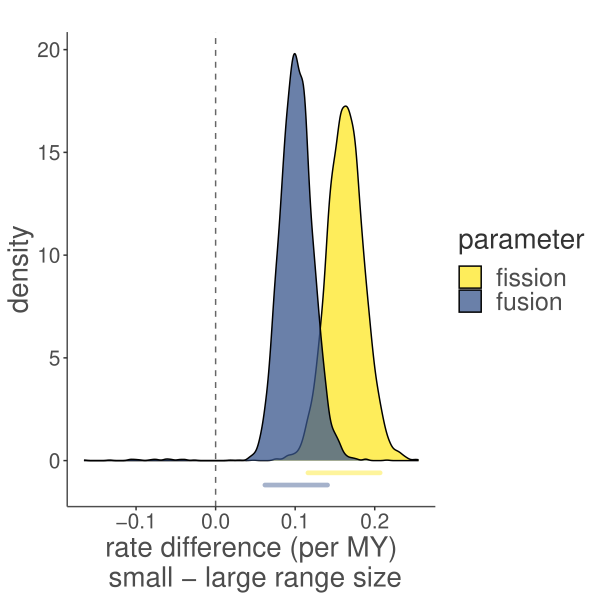

R code for this plot:
# Michelle Jonika
# 10 November
# This code makes the figure for the analysis of chromosome number in
# carnivores with range size as the binary trait

#load in libraries needed
library(chromePlus)

#read in chromplus data for range size
data <- read.csv("../../results/range_size/rs.csv")
fission <- data[,4] - data[,2]
fusion <- data[,5] - data[,3]
data_munge <- data.frame(fission, fusion)

plotChromeplus(data = data_munge,
               colors = c("#FDE725FF", "#39568CFF"),
               x_title = "rate difference (per MY)\n small - large range size",
               alpha_geom = 0.75,
               alpha_line = 0.45,
               main_title = "")

#save as PDF 6"x6"
